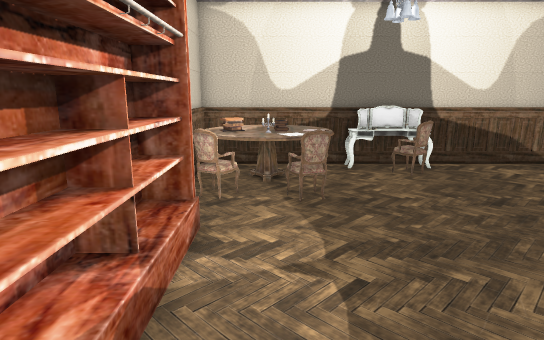
View 1 (above)

12 first-person views from a walk through a 3-D level made in the Unity game engine. The camera is 1.5 m above the floor, tilts 12° down and sees 75° across. Doors are open. The floor is counted in squares, 0.5 m on a side. Each view is taken from the middle of a square. On the plan, view 1 faces up. The plan holds only what a view shows up to about 20 squares ahead; the rest is blank.

View 2
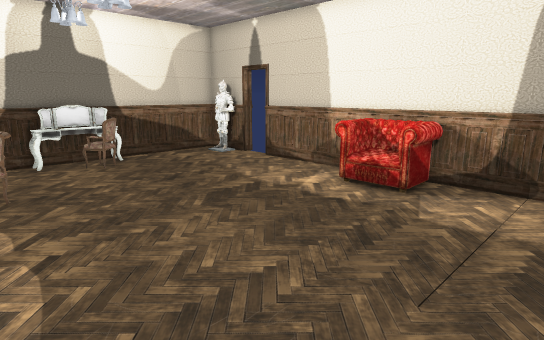

View 3
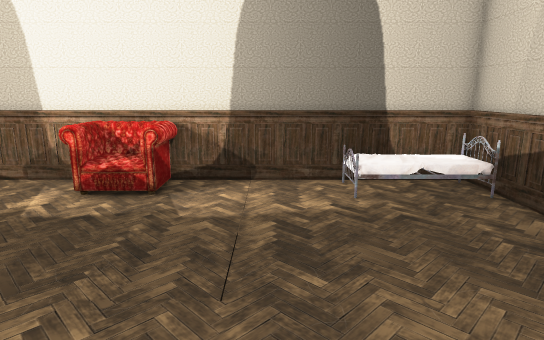

View 4
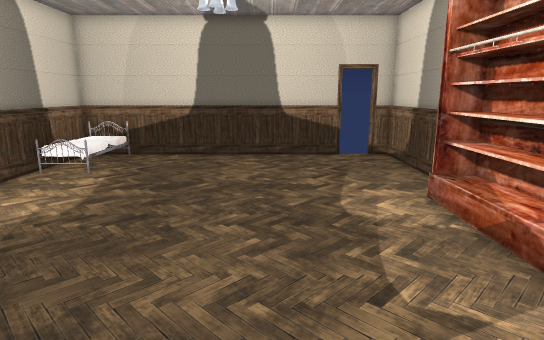

View 5
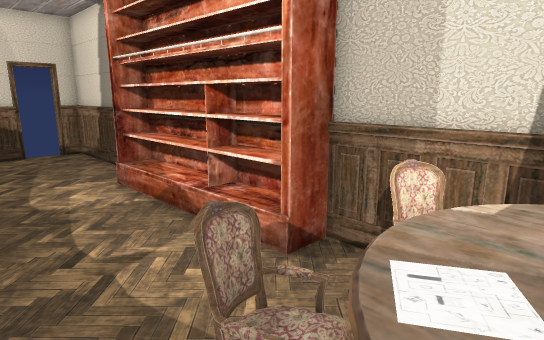

View 6
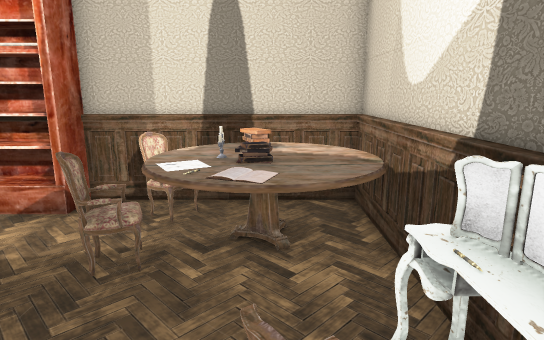

View 7
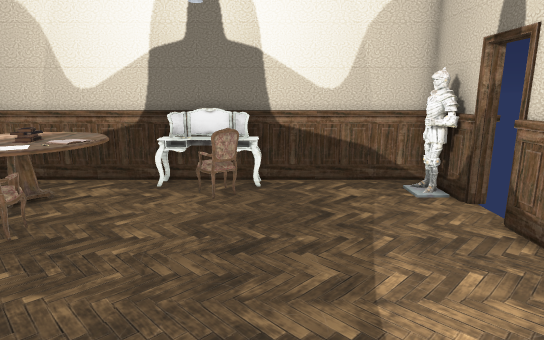

View 8
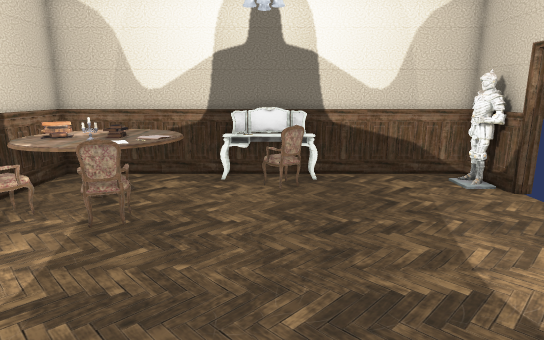

View 9
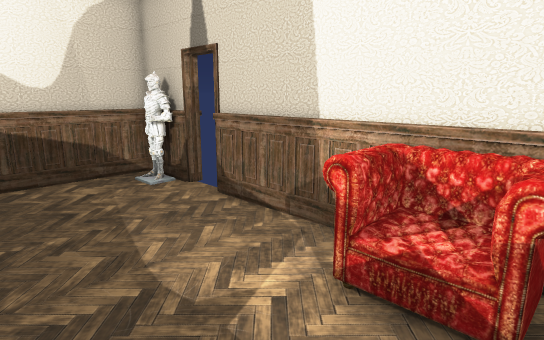

View 10
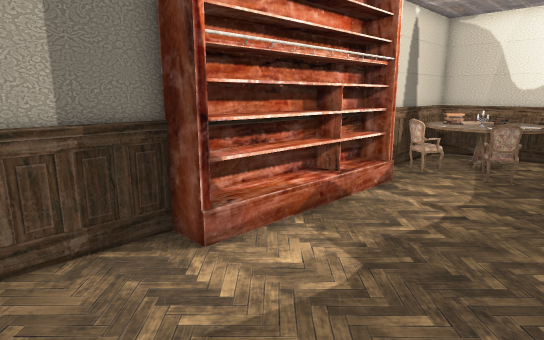

View 11
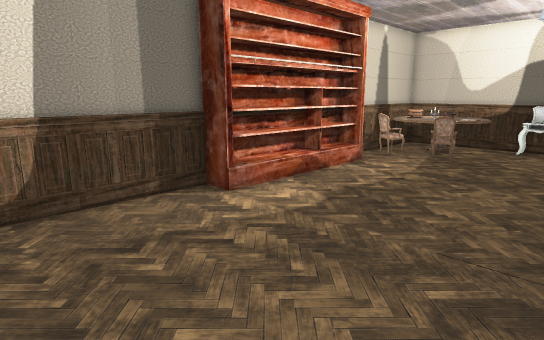

View 12
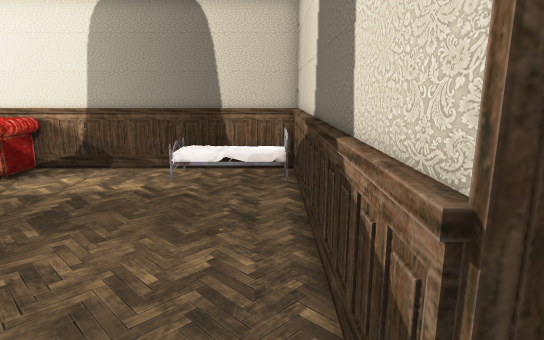

### Floor plan
Key: @ floor where view 1 was taken; # wall or solid block; . floor; D open door; = window, fence, low wall or low ledge; T table; B books; K bookshelf; C chair; E bed; O other object.
Columns run from 3 left of view 1 to 13 right of it. Each row starts with its distance up from view 1.
 16 ############
 15 ##TTT#TTTT######
 14 #TTTTT.T.O.....##
 13 #TTTBB..OO.....##
 12 #TTTBB..........D
 11 #OTTTT.........#D
 10 #OOTO..........##
  9 #...O..........#
  8 #K.............#
  7 #K.............#
  6 #K.............#
  5 #K...........C=#
  4 #K............O##
  3 #K............O##
  2 #K...........C.C#
  1 #K.............##
  0 #K.@...........##
 -1 #..............#
 -2 #..............##
 -3 #............E.##
 -4 #.............O=#
 -5 #.............O=#
 -6 #.............O=#
 -7 #.............O=#
 -8 #DD##########E###

Where each view was taken, in squares from view 1:
view 1: 0 up, 0 right, facing up
view 2: 2 down, 0 right, facing up-right
view 3: 1 down, 0 right, facing right
view 4: 10 up, 3 right, facing down
view 5: 12 up, 3 right, facing down-left
view 6: 13 up, 7 right, facing left
view 7: 3 up, 7 right, facing up
view 8: 2 up, 5 right, facing up
view 9: 2 up, 6 right, facing up-right
view 10: 4 down, 4 right, facing up-left
view 11: 7 down, 7 right, facing up-left
view 12: 7 down, 2 left, facing right
